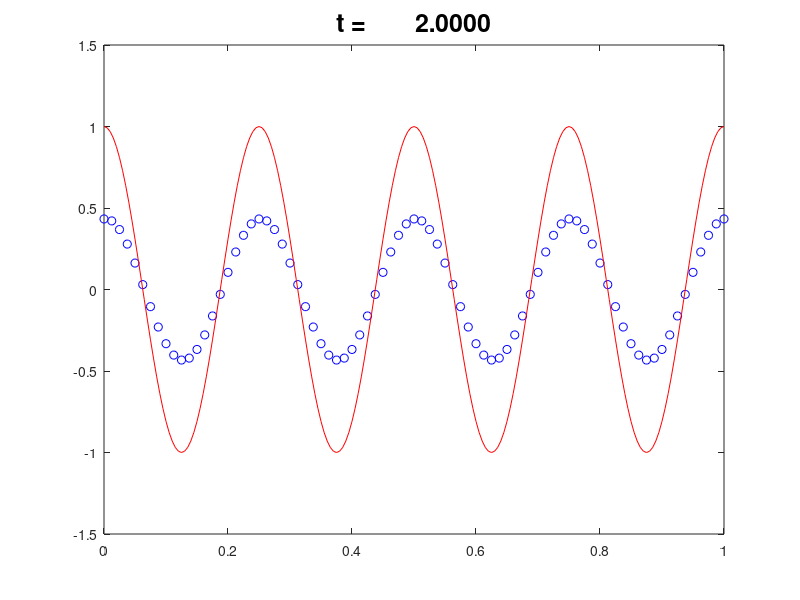

The MATLAB source for this figure:
 %% Demonstrate hyperbolic solvers

function hyper_demo()
    close all;
    global s;
    a = 0;
    b = 1;
    N = 80;
    x = linspace(a,b,N+1);
    xf = linspace(a,b,201);
    dx = (b-a)/N;
    s = 1;  % wave speed
    init_cond = @periodic_wave;
    cfl = 0.9;
    dt_stable = cfl*dx/s;
    Tfinal = 2;
    Nfinal = round(Tfinal/dt_stable) + 1;
    dt = Tfinal/Nfinal;
    method = 'upwind';    % 'ftcs','upwind','lf','lw'
    t0 = 0;
    un = init_cond(x,t0);
    plot(x,un,'bo');
    hold on;
    ue = init_cond(xf,t0);
    plot(xf,ue,'r');
    pause;
    hold off;
    unp1 = un;
    for n = 1:Nfinal
        tn = (n-1)*dt;
        tnp1 = (n)*dt;
        un_ext = [un(end-1) un un(2)];
        switch method
            case 'ftcs'
                unp1 = un_ext(2:end-1) - (s*dt/(2*dx))*(un_ext(3:end) - un_ext(1:end-2));
            case 'upwind'
                unp1 = un_ext(2:end-1) - (s*dt/dx)*(un_ext(2:end-1)-un_ext(1:end-2));
            case 'lf'
                unavg = (un_ext(3:end) + un_ext(1:end-2))/2;
                unp1 = unavg-(s*dt/(2*dx))*(un_ext(3:end) - un_ext(1:end-2));
            case 'lw'
                unp1 = un_ext(2:end-1) - (s*dt/(2*dx))*(un_ext(3:end)-un_ext(1:end-2)) ...
                    + (s^2*dt^2/(2*dx^2))*(un_ext(3:end) - 2*un_ext(2:end-1) + un_ext(1:end-2));
            otherwise
        end
        plot(x,unp1,'bo');
        hold on;
        plot(xf,init_cond(xf,tnp1),'r');
        % plot(x,0*x,'k-');
        title(sprintf('t = %12.4f',tnp1),'fontsize',18);
        axis([0 1 -1.5 1.5]);
        pause;
        hold off;
        un = unp1;
    end

    ue = init_cond(x,tnp1);
    err = norm(unp1-ue,1)*dx;
    fprintf('%3d %12.4e\n',N,err);
end

function u = square_wave(x,t)
    global s;
    d = mod(x - s*t,1);
    u = 0.3 <= d & d <= 0.7;
end

function u = gauss_wave(x,t)
    global s;
    d = mod(x-s*t,1);
    u = exp(-20*(d-0.5).^2);
end

function u = periodic_wave(x,t)
    global s;
    d = mod(x-s*t,1);
    % u = sin(4*pi*d);
    u = cos(8 * pi * d);
end